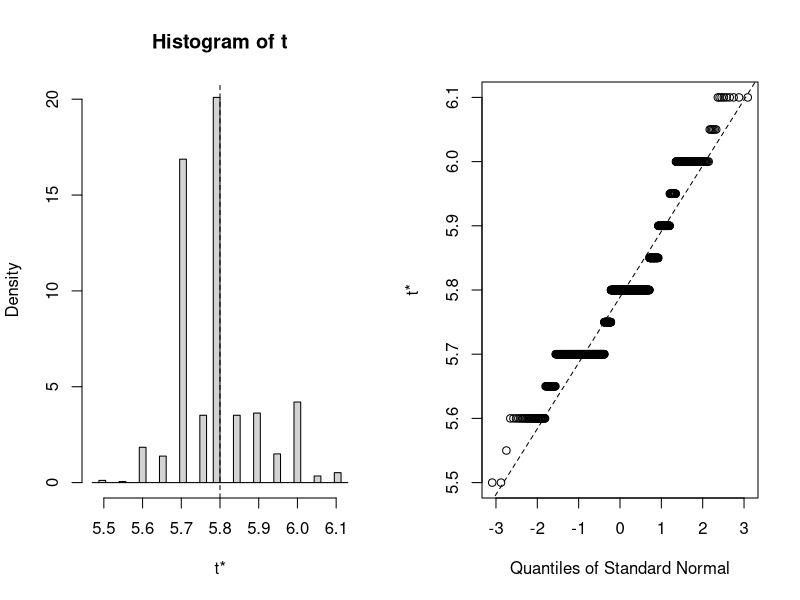

Write the R code that produced this figure. (Note: this script raises an error after producing the figure.)
#bootstraping:
data(iris)


library(boot)

# estimate the median and CIS for sepal.length, width, and spearman's correlation between the two
# 1. make a function with the data and indices (row numbers)


foo <- function(data, indices, cor.type){
  dt <- data[indices,]#subset data
  
  c(
    cor(dt[,1], dt[,2], method = cor.type),
    median(dt[,1]),
    median(dt[,2])
  )
}


#apply boot function:

set.seed(1991)
myBoot <-boot(iris, foo, R = 1000, cor.type = 's')
myBoot$t0 # observed values for full dataset


head(myBoot$t) #values obtained in each bootstrap


colMeans(myBoot$t)

## [1]  0.002546391 -0.013350000  0.007900000

plot(myBoot, index = 2)
boot.ci(myBoot, index = 1)#basic ci. 
boot.ci(myBoot, index = 2)#basic ci. 



true.altitude <- function(true.length, pixel.length, image.width){
  alpha = ifelse(image.width == 3840, yes = 0.000328, no = 
                   ifelse(image.width == 1920, yes = 0.000656, no = NA))
  t.a = (true.length/(pixel.length* alpha))
  return(t.a)
}





foo <- function(data, indices){
  dt <- data[indices,]#subset data
  m<-gls(true.altitude ~ altitude.fix,, data = dt, method = "ML", verbose = F)
  
  c(
    unname(coef(m)[1]),#intercept
    unname(coef(m)[2]),# slope
    sd(dt$true.altitude - dt$altitude.fix) #error
  )
}


myBoot <-boot(dat, foo, R = 1000)
myBoot$t0
colMeans(myBoot$t)



# bootstrap function:
bootstrap_length_ci <- function(mean_length, n_boot = 1000, conf = 0.95){
  #simulate errors for each bootstrap
  error_factor <- rnorm(n_boot, mean = 1 + error_mean, sd = error_sd)
  boot_lengths <- mean_length * error_factor
  mean_boot <- mean(boot_lengths)
  alpha <- (1 - conf) / 2
  length_ci <- quantile(boot_lengths, probs = c(alpha, 1 - alpha))
  out <- list(mean = mean_boot, ci_low = length_ci[1], ci_high = length_ci[2])
  return(out)
}

clean_data <- clean_data %>%
  rowwise() %>%
  mutate(
    boot = list(bootstrap_length_ci(mean_TL))
  ) %>%
  mutate(
    Length_mean_boot = boot$mean,
    Length_CI_Low = boot$ci_low,
    Length_CI_High = boot$ci_high
  ) %>%
  select(-boot) %>%
  ungroup()



ggplot(clean_data, aes(x = reorder(ID, mean_TL), y = mean_TL)) +
  geom_point(color = "blue", size = 2) +  # Original mean
  geom_errorbar(aes(ymin = Length_CI_Low, ymax = Length_CI_High),
                width = 0.2, color = "red") +  # Bootstrap CI
  geom_errorbar(aes(ymin = mean_TL - sd_TL, ymax = mean_TL + sd_TL),
                width = 0.1,
                color = "black", linetype = "dashed") +  # Original SD
  labs(
    x = "Whale ID",
    y = "Length (m)",
    title = "Whale Length Estimates with Bootstrap Confidence Intervals and Original SD"
  ) +
  theme_minimal() +
  theme(axis.text.x = element_text(angle = 45, hjust = 1))
